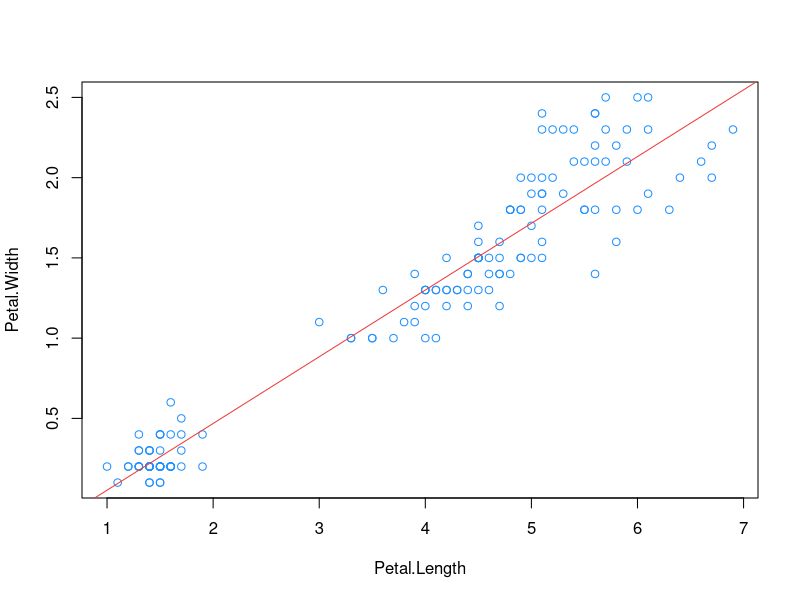

The R source for this figure:
m <- lm(Petal.Width ~ Petal.Length, data=iris)
plot(Petal.Width ~ Petal.Length, data=iris, col="dodgerblue1")
abline(m, col="brown2")
